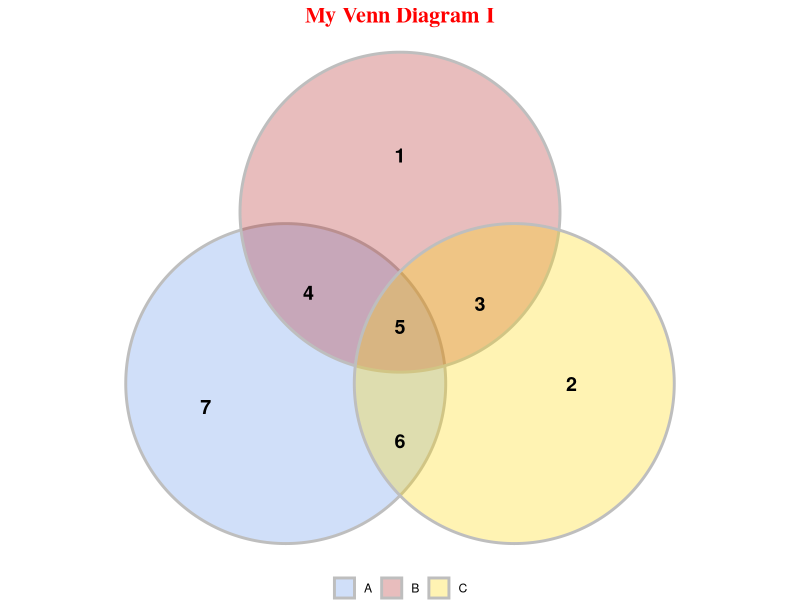

This chart was generated by the following R code:
## ---- chunk 1
#| echo: false
#| message: false

library(tidyverse)
## ---- chunk 2
df <- 
    tibble(
        x = c(1,2,3), 
        y = c(2,3.5,2), 
        lab1 = c("A","B","C"), 
        counts = 1:3)

df %>% 
    ggplot() +
    ggforce::geom_circle(
        aes(x0 = x, y0 = y, r = 1.4, fill = lab1), 
        alpha = .3, 
        size = 1, 
        colour = 'grey') +
    coord_fixed() +
    theme_void() +
    scale_fill_manual(values = c('cornflowerblue', 'firebrick',  'gold')) +
    scale_colour_manual(values = c('cornflowerblue', 'firebrick', 'gold'), 
                        guide = "none") +
    labs(fill = NULL, title = "My Venn Diagram I") + 
     annotate("text", 
              x = c(2, 3.5, 2.7, 1.2,   2,  2, 0.3), 
              y = c(4,   2, 2.7, 2.8, 2.5, 1.5, 1.8), 
              label = 1:7, size = 5, fontface = "bold") +
    theme(
        plot.title = element_text(
            hjust = 0.5, 
            family = "serif", 
            face = "bold", 
            size = 16, 
            colour = "red"),
          legend.position = 'bottom')
